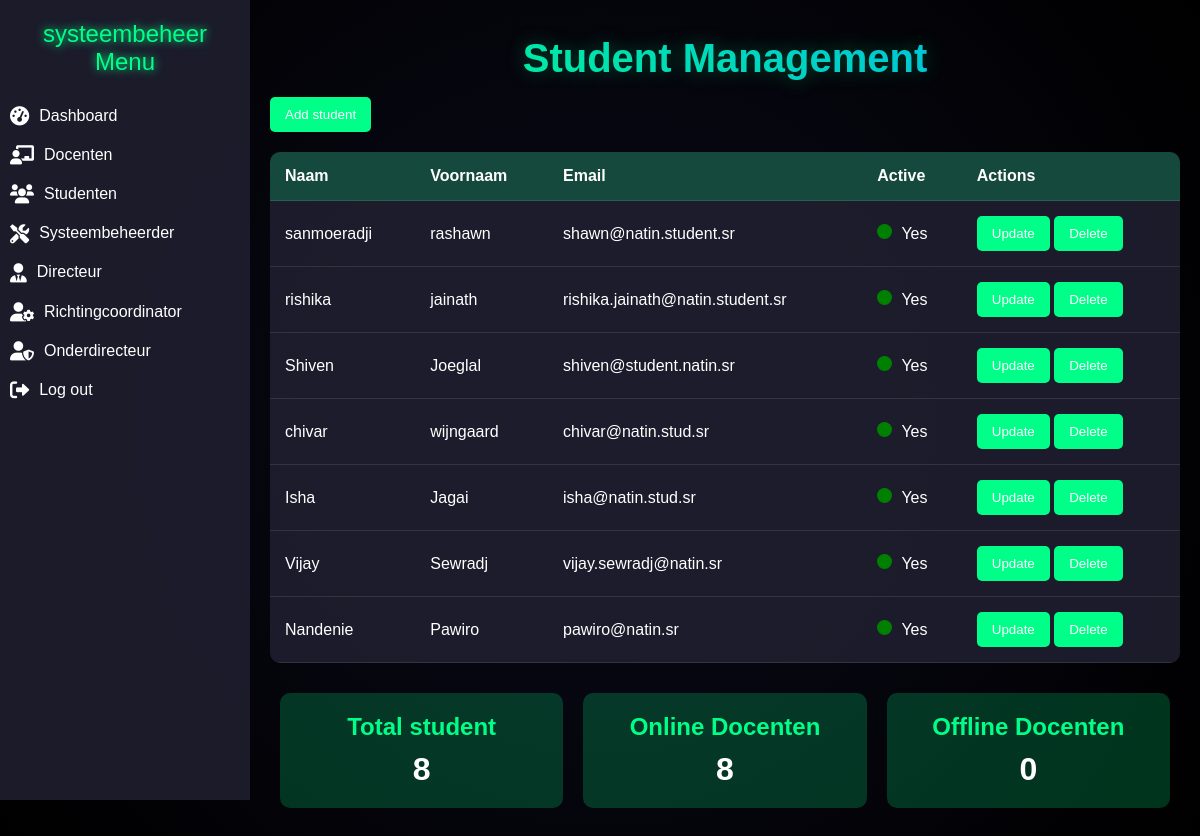
Page /systeembeheer/systeembeheer-studenten.php (signed in) on the committed database.
### tables this page shows
CREATE TABLE `tgebruiker` (
  `gebruiker_id` int NOT NULL,
  `email` varchar(255) DEFAULT NULL,
  `password` varchar(255) DEFAULT NULL,
  `persoon_id` int DEFAULT NULL
);

CREATE TABLE `personen` (
  `persoon_id` int NOT NULL,
  `naam` varchar(100) DEFAULT NULL,
  `rol_id` int DEFAULT NULL,
  `voornaam` varchar(255) DEFAULT NULL,
  `geboorte_datum` datetime DEFAULT NULL,
  `active` tinyint(1) DEFAULT '1',
  `klas_id` int DEFAULT NULL
);

### systeembeheer/systeembeheer-studenten.php (the view, shortened to what this page needs)
<?php
if (isset($_SESSION['gebruiker_id']) && isset($_SESSION['user_name'])) {
    $activePage = 'student';
    include('../login/db_connect.php');
$totalstudentResult = $conn->query("SELECT COUNT(*) as total FROM personen WHERE rol_id = 2");
$totalstudent = $totalstudentResult->fetch_assoc()['total'];
$onlinestudentResult = $conn->query("SELECT COUNT(*) as online FROM personen WHERE rol_id = 2 AND active = 1");
$onlinestudent = $onlinestudentResult->fetch_assoc()['online'];
$offlinestudent = $totalstudent - $onlinestudent;
?>
<!DOCTYPE html>
<html lang="nl">
<head>
    <link rel="stylesheet" href="https://cdnjs.cloudflare.com/ajax/libs/font-awesome/6.0.0/css/all.min.css">
</head>
<body>
  <div class="sidebar" id="sidebar">
    <header>systeembeheer Menu</header>
    <a href="systeembeheer-dashboard.php" class="<?= ($activePage == 'dashboard') ? 'active' : ''; ?>">
        <i class="fas fa-tachometer-alt"></i>
        <span>Dashboard</span>
    </a>
    <a href="systeembeheer-docenten.php" class="<?= ($activePage == 'docenten') ? 'active' : ''; ?>">
        <i class="fas fa-chalkboard-teacher"></i>
        <span>Docenten</span>
    </a>
    <a href="systeembeheer-studenten.php" class="<?= ($activePage == 'studenten') ? 'active' : ''; ?>">
        <i class="fas fa-users"></i>
        <span>Studenten</span>
    </a>
    <a href="systeembeheer-systeembeheerder.php" class="<?= ($activePage == 'systeembeheerder') ? 'active' : ''; ?>">
        <i class="fas fa-tools"></i>
        <span>Systeembeheerder</span>
    </a>
    <a href="systeembeheer-directeur.php" class="<?= ($activePage == 'directeur') ? 'active' : ''; ?>">
        <i class="fas fa-user-tie"></i>
        <span>Directeur</span>
    </a>
    <a href="systeembeheer-Richtingcoordinator.php" class="<?= ($activePage == 'Richtingcoordinator') ? 'active' : ''; ?>">
        <i class="fas fa-user-cog"></i>
        <span>Richtingcoordinator</span>
    </a>
    <a href="systeembeheer_od.php" class="<?= ($activePage == 'od') ? 'active' : ''; ?>">
        <i class="fas fa-user-shield"></i>
        <span>Onderdirecteur</span>
    </a>
    <a href="../login/logout.php">
        <i class="fas fa-sign-out-alt"></i>
        <span>Log out</span>
    </a>
</div>
        <div class="main-content">
    <h1 class="dashboard-title">Student Management</h1>
        <button class="btn" id="addDocentBtn">Add student</button>
<table>
    <thead>
        <tr>
            <th>Naam</th>
            <th>Voornaam</th>
            <th>Email</th>
            <th>Active</th>
            <th>Actions</th>
        </tr>
    </thead>
    <tbody id="docentTableBody">
    <?php
$result = $conn->query("SELECT p.persoon_id, p.naam, p.voornaam, t.email, t.password, p.active FROM personen p JOIN tgebruiker t ON p.persoon_id = t.persoon_id WHERE p.rol_id = 2");
while ($student = $result->fetch_assoc()) {
    $statusClass = $student['active'] ? 'green' : 'red';
    echo "<tr>
        <td>{$student['naam']}</td>
        <td>{$student['voornaam']}</td>
        <td>{$student['email']}</td>
        <td>
            <span class='light $statusClass'></span> " . ($student['active'] ? 'Yes' : 'No') . "
        </td>
        <td>
            <button class='btn' onclick='openUpdateModal({$student['persoon_id']}, \"{$student['naam']}\", \"{$student['voornaam']}\", \"{$student['email']}\", \"{$student['password']}\", {$student['active']})'>Update</button>
            <form method='POST' style='display:inline;'>
                <input type='hidden' name='delete_id' value='{$student['persoon_id']}'>
                <button type='submit' class='btn' onclick=\"return confirm('Are you sure you want to delete this student?');\">Delete</button>
            </form>
        </td>
    </tr>";
}
?>
    </tbody>
</table>
        <div class="card-container" style="display: flex; justify-content: space-around; margin-top: 20px;">
    <div class="card">
        <h3>Total student</h3>
        <p><?php echo $totalstudent; ?></p>
    </div>
    <div class="card">
        <h3>Online Docenten</h3>
        <p><?php echo $onlinestudent; ?></p>
    </div>
    <div class="card">
        <h3>Offline Docenten</h3>
        <p><?php echo $offlinestudent; ?></p>
    </div>
</div>
</body>
</html>
<?php
} else {
    header("Location: index.php");
    exit();
}
?>

### systeembeheer/systeembeheer-studenten.php (style rules this page uses)
* { margin: 0; padding: 0; box-sizing: border-box; }
body { font-family: 'Arial', sans-serif; background: radial-gradient(circle, #0a0a1a, #000); color: white; min-height: 100vh; overflow-x: hidden; }
.light { display: inline-block; width: 15px; height: 15px; border-radius: 50%; margin-right: 5px; }
.green { background-color: green; }
.sidebar { width: 250px; height: 100vh; background: rgba(30, 30, 47, 0.9); backdrop-filter: blur(20px); position: fixed; top: 0; left: 0; z-index: 1000; transition: transform 0.3s ease; }
.sidebar header { text-align: center; font-size: 1.5rem; color: #00ff88; padding: 20px; text-shadow: 0 0 10px #00ff88; }
.sidebar a { color: white; text-decoration: none; display: flex; align-items: center; gap: 10px; padding: 10px; border-radius: 10px; transition: background 0.3s ease, transform 0.3s ease; }
.sidebar a i { font-size: 1.2rem; }
.main-content { margin-left: 250px; padding: 20px; transition: margin 0.3s ease; }
.dashboard-title { text-align: center; margin: 1rem 0; font-size: clamp(1.5rem, 5vw, 2.5rem); background: linear-gradient(45deg, #00ff88, #00aaff); -webkit-background-clip: text; -webkit-text-fill-color: transparent; text-shadow: 0 0 20px rgba(0, 255, 136, 0.3); }
table { width: 100%; border-collapse: collapse; margin-top: 20px; background: rgba(30, 30, 47, 0.9); border-radius: 10px; overflow: hidden; }
th, td { padding: 15px; text-align: left; border-bottom: 1px solid rgba(255, 255, 255, 0.1); }
th { background: rgba(0, 255, 136, 0.2); }
.btn { background: #00ff88; color: white; border: none; padding: 10px 15px; border-radius: 5px; cursor: pointer; transition: background 0.3s ease; }
.card-container { display: flex; justify-content: space-around; margin-top: 20px; }
.card { background: rgba(0, 255, 136, 0.2); padding: 20px; border-radius: 10px; flex: 1; margin: 10px; text-align: center; animation: glow 1.5s infinite alternate; }
.card h3 { font-size: 1.5rem; margin-bottom: 10px; color: #00ff88; }
.card p { font-size: 2rem; font-weight: bold; color: white; }

### rows in the picture
tgebruiker: persoon.naam "sanmoeradji", persoon.voornaam "rashawn", email "shawn@natin.student.sr"
tgebruiker: persoon.naam "rishika", persoon.voornaam "jainath", email "rishika.jainath@natin.student.sr"
tgebruiker: persoon.naam "Shiven", persoon.voornaam "Joeglal", email "shiven@student.natin.sr"
tgebruiker: persoon.naam "chivar", persoon.voornaam "wijngaard", email "chivar@natin.stud.sr"
tgebruiker: persoon.naam "Isha", persoon.voornaam "Jagai", email "isha@natin.stud.sr"
tgebruiker: persoon.naam "Vijay", persoon.voornaam "Sewradj", email "vijay.sewradj@natin.sr"
tgebruiker: persoon.naam "Nandenie", persoon.voornaam "Pawiro", email "pawiro@natin.sr"

### other values in the picture
$totalstudent "8"
$onlinestudent "8"
$offlinestudent "0"
